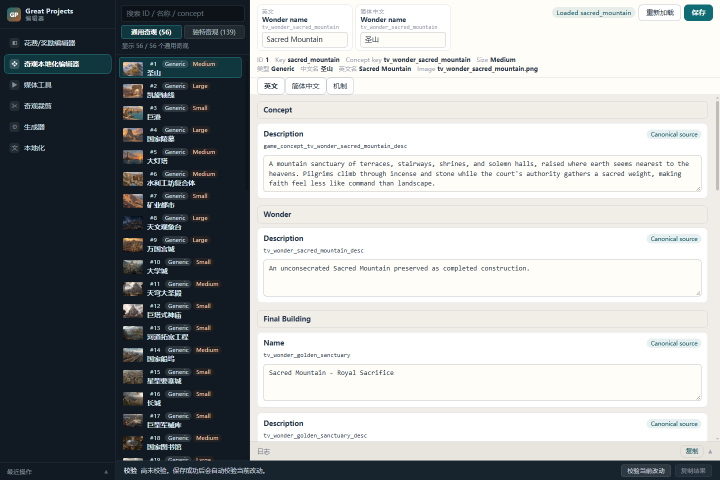
#> input picture docs/archive/repository_split/split_validation/gp-editor-1440.png, 1440 x 960 px (shown at 1/2 size)
$ python -i render_update_2026_11.py   (imports and definitions only)
#> lines starting #> are read from the running program, lines starting #| are printed output that depends on the picture
#> further down, picture is the input picture: PIL image 1440x960 RGB; mean R, G, B 164.3, 167.3, 168.1
#> in card, `out = Image.new("RGBA", (img.width + pad * 2, img.height + pad * 2), (..`: out: PIL image 1520x1040 RGBA; every value is 0
#!/usr/bin/env python3
# -*- coding: utf-8 -*-
"""伟大工程 · 1.4 更新视频 —— 暖纸编辑风 · 逐帧动画渲染器（v3）。

内容依据 docs/video/2026-11_update/ 的分镜与口播稿。
输出三条轨：纯内容（1920x1080 / 30fps / 无音轨）、字幕（SRT）、合成。

v3 相对 v2 的改动：
  * 视觉：去掉灰色页眉条，改成暖纸底 + 细金线 + 衬线标题的编辑版式；
    页脚有细进度条与页码，全片像一本会翻页的册子。
  * 动画：v2 每镜头只组合一帧复用；v3 逐帧重绘，用「淡入上浮 / 描线 /
    扫高亮 / 数字滚动 / 曲线生长」这类示意性动作说明内容，不动图片素材本身
    （图片只做淡入与极小的位移，不做滤镜、不做裁块放大）。
  * 转场：镜头之间 8 帧交叉溶解，页眉不动、内容变化，切换不生硬。
  * 时长微调：T00/S01/S04/S06/S07/S10/S11/S13/S14 各调 ±1s 给动画留落点，
    总长仍为 123s，字幕时间轴由同一张表派生。

用法：
    python3 render_update_2026_11.py --probe        # 每镜头抽三帧静帧供检查
    python3 render_update_2026_11.py --render       # 出片
    python3 render_update_2026_11.py --render --fresh
"""
from __future__ import annotations

import argparse
import json
import math
import subprocess
from pathlib import Path

import numpy as np
from PIL import Image, ImageDraw, ImageFilter, ImageFont

# ---------------------------------------------------------------- 基本参数
W, H, FPS = 1920, 1080, 30

REPO = Path(__file__).resolve().parents[2]
VIDEO_DIR = REPO / "docs" / "video" / "2026-11_update"
BUILD = VIDEO_DIR / "build"
OUT = VIDEO_DIR / "out"

_FONT_DIR = "/usr/share/fonts/opentype/noto"
FONT_R = f"{_FONT_DIR}/NotoSansCJK-Regular.ttc"
FONT_B = f"{_FONT_DIR}/NotoSansCJK-Bold.ttc"
SERIF_R = f"{_FONT_DIR}/NotoSerifCJK-Regular.ttc"
SERIF_B = f"{_FONT_DIR}/NotoSerifCJK-Bold.ttc"
SC = 2  # .ttc 内的简体中文字面

# ---- 暖纸编辑风配色 ----
PAPER = (246, 242, 233)
CARD = (252, 250, 245)
INK = (26, 24, 22)
MUTED = (124, 116, 104)
FAINT = (168, 160, 148)
RED = (176, 40, 32)
GOLD = (166, 130, 62)
HAIR = (221, 212, 196)
BLUE = (44, 84, 140)
DARK = (32, 30, 28)

# ---- 统一版式常量：所有页面共用，改这里就等于改全片 ----
HEADER_H = 152          # 页眉高度（细线落在这里）
TOPBAR_BOTTOM = HEADER_H + 46
MARGIN = 96             # 左右页边距
CONTENT_W = W - 2 * MARGIN            # 1728
CONTENT_BOTTOM = H - 132
AVAIL_H = CONTENT_BOTTOM - TOPBAR_BOTTOM   # 750

NOTE_W = 486            # 右侧说明栏宽度
NOTE_GAP = 76
IMG_W = CONTENT_W - NOTE_W - NOTE_GAP  # 1166

XFADE = 8               # 转场交叉溶解帧数

_font_cache: dict[tuple, ImageFont.FreeTypeFont] = {}


def _ttf(path: str, size: int) -> ImageFont.FreeTypeFont:
    return ImageFont.truetype(path, size, index=SC)


# [19 lines left out: functions font, serif, asset, not called in this run]


def load(rel: str) -> Image.Image:
    return Image.open(asset(rel)).convert("RGB")


# ---------------------------------------------------------------- 基础工具
def clamp(x: float, lo: float = 0.0, hi: float = 1.0) -> float:
    return lo if x < lo else hi if x > hi else x


def ease(t: float) -> float:
    t = clamp(t)
    return t * t * (3 - 2 * t)


def ease_out(t: float) -> float:
    t = clamp(t)
    return 1 - (1 - t) ** 3


# [5 lines left out: function prog, not called in this run]


def lerp(c1, c2, a: float):
    a = clamp(a)
    return tuple(int(round(c1[i] + (c2[i] - c1[i]) * a)) for i in range(3))


# [5 lines left out: function contain, not called in this run]


_SHADOW_CACHE: dict[tuple, Image.Image] = {}


def soft_shadow(w: int, h: int, blur: int = 18, alpha: int = 46) -> Image.Image:
    """同一尺寸的投影只算一次（高斯模糊很贵）。"""
#> called with w = 1440, h = 960, blur = 18, alpha = 46
    key = (w, h, blur, alpha)
    if key not in _SHADOW_CACHE:
        pad = blur * 2
        sh = Image.new("RGBA", (w + pad * 2, h + pad * 2), (0, 0, 0, 0))
#> sh: PIL image 1512x1032 RGBA; every value is 0
        ImageDraw.Draw(sh).rectangle((pad, pad + 6, pad + w, pad + h + 6),
                                     fill=(0, 0, 0, alpha))
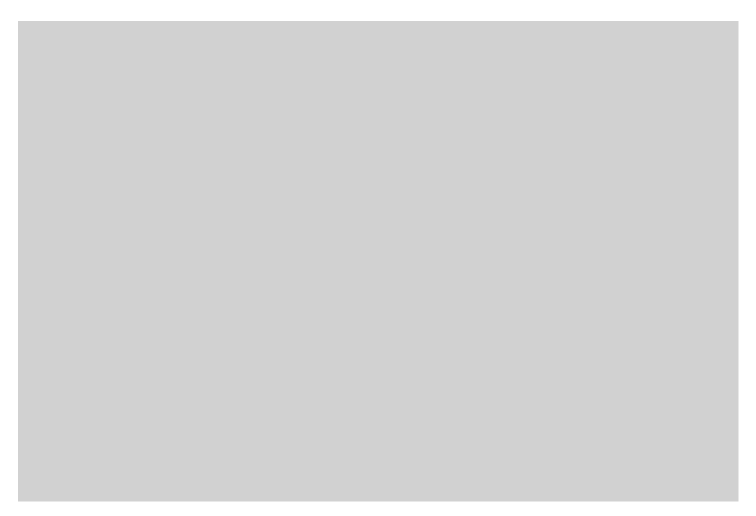
#> sh: PIL image 1512x1032 RGBA (shown at 1/2 size); mean R, G, B, A 0, 0, 0, 40.8; transparent parts drawn white
        _SHADOW_CACHE[key] = sh.filter(ImageFilter.GaussianBlur(blur))
    return _SHADOW_CACHE[key]


def card(img: Image.Image, *, border=True, shadow=True) -> Image.Image:
    """把一张图包成“压在纸上的照片”：投影 + 发丝边，返回带透明留白的 RGBA 块。

    块必须是透明的：相邻的块、后画的文字都可能落在留白里，填纸色会盖掉它们。
    这里只缓存投影；图像内容每帧都不同，缓存整块会把动画冻在第一帧。
    """
    pad = CARD_PAD
    out = Image.new("RGBA", (img.width + pad * 2, img.height + pad * 2), (0, 0, 0, 0))
    if shadow:
        sh = soft_shadow(img.width, img.height)
        out.alpha_composite(sh, (pad - sh.width // 2 + img.width // 2,
                                 pad - sh.height // 2 + img.height // 2))
    out.paste(img.convert("RGB"), (pad, pad))
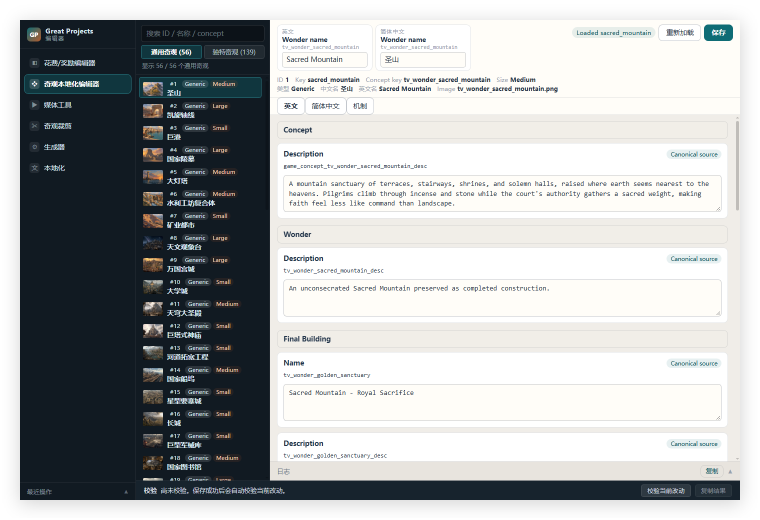
#> out: PIL image 1520x1040 RGBA (shown at 1/2 size); mean R, G, B, A 143.7, 146.3, 147, 224.1; transparent parts drawn white
    if border:
        ImageDraw.Draw(out).rectangle((pad, pad, pad + img.width - 1, pad + img.height - 1),
                                      outline=HAIR + (255,), width=1)
    return out


CARD_PAD = 40


# [148 lines left out: functions paste_card, _fade_rgba, tracked, wrap, line_at, arrow and 5 more, not called in this run]


# ---------------------------------------------------------------- 纸张与页眉
_PAPER: Image.Image | None = None


# [14 lines left out: function paper, not called in this run]


_ICON: Image.Image | None = None


# [29 lines left out: functions icon, header, not called in this run]


def page(tag: str, title: str) -> Image.Image:
    return header(paper(), tag, title)


# [85 lines left out: functions footer, _notes_plan, side_notes, caption, big_line, not called in this run]


# ---------------------------------------------------------------- 音轨与时间轴
# v4：音轨由 assets/1030-movie/音频 1_2.wav 做后处理后得到（见 build_audio_chain()），
# 长 126.175s。下面所有时间点都来自该音轨的**词级时间戳**，不是估算。
AUDIO_SRC = "assets/1030-movie/音频 1_2.wav"
AUDIO_WAV = OUT / "great_projects_1.4_audio.wav"
AUDIO_DUR = 126.175

# 降噪链：高通去低频轰鸣 → afftdn 自适应降噪 → anlmdn 抹残余宽带嘶声
# → 320Hz 减一点箱音、3kHz 提一点清晰度 → de-esser 压齿音
# → 轻压缩收动态 → EBU R128 归一到 -16 LUFS → 限幅。
# [12 lines left out: function build_audio_chain, not called in this run]


# ---- 镜头边界：全部落在语音段落的静音处（帧号，30fps） ----
# 顺序与画面内容不变，只调切换点，让每一页盖住它对应的那段口播。
SCENE_FRAMES = [
    ("T00", 195),   # 0.00   片头 · 大家好 / 更到 1.4 了
    ("S01", 315),   # 6.50   评论区点名要的 + 三件事
    ("S02", 276),   # 17.00  界面：旧版铺满
    ("S04", 393),   # 26.20  界面：新版按钮 / 面板 / 悬停
    ("S05", 195),   # 39.30  原画：凭空生成、不够精细
    ("S06", 277),   # 45.80  原画：真实素材 → 油画卡通
    ("S07", 263),   # 55.03  五座新工程
    ("S08", 180),   # 63.80  机制：移民吸引力 2 → 1
    ("S09", 283),   # 69.80  扩建自选 / 朴素落成 / 重选
    ("S10", 228),   # 79.23  八步抉择删掉
    ("S11", 286),   # 86.83  倾向由仪式决定
    ("S12", 225),   # 96.37  落成后能换 / 淡忘
    ("S13", 452),   # 103.87 AI 自己会建奇观
    ("S14", 217),   # 118.93 结尾
]
SCENE_DUR = [(s, round(n / FPS, 4)) for s, n in SCENE_FRAMES]
TOTAL = sum(n for _, n in SCENE_FRAMES) / FPS   # 精确值，避免取整后断言不过
START: dict[str, float] = {}
_t = 0.0
# [3 lines not run here, left out]

# ---- 字幕：时间取自词级时间戳，文本按语义校正后人工定稿 ----
# (start, end, text)。end 已留 0.15s 左右余量，避免字幕贴脸切换。
SUBTITLES = [
    (1.12, 2.70, "各位观众朋友们，大家好。"),
    (3.14, 6.45, "我们伟大工程模组，也是更到 1.4 了。"),
    (6.80, 7.95, "这次更新，"),
    (8.04, 11.10, "主要就是把评论区点名要的做了一下。"),
    (11.90, 15.45, "主要就是界面、原画和机制三个方面。"),
    (17.00, 18.05, "先说界面吧。"),
    (18.54, 21.30, "以前呢，这个是展开的。"),
    (21.48, 24.95, "每个奇观的条件、修正什么的，都是铺满的。"),
    (25.02, 26.18, "这个其实不是很好看。"),
    (26.22, 28.32, "现在是改成一个按钮。"),
    (28.36, 29.75, "你点一下，"),
    (30.98, 33.18, "就可以切换右边是否显示具体的面板。"),
    (33.24, 36.70, "那你要看效果，就停在等级和仪式名上，"),
    (36.78, 38.85, "就只展开对应奇观的版本。"),
    (39.32, 41.18, "第二件是原画。"),
    (41.24, 43.42, "就那一批是凭空生成的，"),
    (43.46, 45.74, "这 AI 画得不够精细。"),
    (45.78, 46.95, "现在这一批，"),
    (47.06, 49.20, "每一张都是从一张真实素材开始的。"),
    (49.32, 52.45, "然后把它的风格"),
    (52.92, 54.32, "改成油画卡通的风格。"),
    (55.04, 57.20, "这一版新增了五座伟大工程。"),
    (57.30, 58.98, "有的是通用的，"),
    (59.12, 62.66, "剩下四个是独特的。"),
    (63.78, 65.26, "第三件是机制方面。"),
    (65.38, 68.02, "那移民吸引力也是从二改成一了。"),
    (68.08, 69.62, "以前那个有点太夸张。"),
    (69.78, 73.66, "那扩建现在也是仪式可以自己挑了，"),
    (74.24, 75.80, "所以还加了一个朴素落成，"),
    (75.84, 77.40, "可以不用等时间，直接完成。"),
    (77.54, 78.54, "扩建完了也可以重选。"),
    (79.22, 82.10, "那仪式以前那个八步的"),
    (82.14, 83.44, "抉择也删掉了，"),
    (83.46, 85.05, "因为这个没有什么意思。"),
    (85.18, 86.20, "很多人也抱怨。"),
    (86.82, 89.94, "最后就是倾向，改成由仪式决定了。"),
    (90.00, 93.08, "选每个风格，国家的价值观就往那边倾向。"),
    (93.16, 95.70, "不想选也可以选朴素，也可以省时间。"),
    (96.34, 99.16, "最后呢，已经落成的仪式也可以随时更换。"),
    (99.82, 102.14, "但是呢，如果你一个既有的仪式，"),
    (102.18, 103.40, "一百年是会被淡忘的。"),
    (103.84, 104.75, "最后就是 AI。"),
    (104.86, 107.62, "这一版给 AI 补上了自己建奇观的逻辑。"),
    (107.66, 109.92, "一局五百多年，"),
    (110.44, 114.14, "AI 世界里的奇观从 66 座变成了 257 座。"),
    (114.62, 116.45, "那么进攻 AI、夺取奇观，"),
    (116.48, 118.90, "也真正成为了一种策略。"),
    (118.92, 121.52, "模组已经在创意工坊更新了。"),
    (121.54, 125.70, "大家有什么问题，欢迎留言，也欢迎加群来告诉我。"),
]

# 分镜头：一个场景一个镜头，时长与 SCENE_FRAMES 一致。
SHOT_PLAN = [(s, n / FPS, s) for s, n in SCENE_FRAMES]

_CUT_FRAME: list[int] = []
_f = 0
# [3 lines not run here, left out]


# [51 lines left out: functions _snap, build_subs, _check_subs, ts, write_srt, not called in this run]


# ---------------------------------------------------------------- 镜头表
SHOTS: list[dict] = []
_BASE: dict[str, Image.Image] = {}


# [5 lines left out: function base, not called in this run]


def shot(sid: str, dur: float, scene: str | None, fn):
    SHOTS.append({"id": sid, "dur": dur, "scene": scene, "fn": fn,
                  "frames": int(round(dur * FPS))})


def _g(sid: str, t: float) -> float:
    """全局进度 0..1，用于页脚进度条。"""
    return clamp((START[sid] + t) / TOTAL)


# --- T00 片头 -------------------------------------------------------------
# [37 lines left out: function t00, not called in this run]


# --- S01 开场 + 三件事 ----------------------------------------------------
S01_ROWS = [("01", "界面", "点开才挂出，一座一行", RED),
            ("02", "原画", "一百九十多张，全部重绘", GOLD),
            ("03", "机制", "扩建自选、仪式重做、AI 主动建", BLUE)]


# [47 lines left out: functions _s01_base, s01, not called in this run]


# --- S02 界面：旧版 -------------------------------------------------------
LOC = "docs/marketing/assets/location_zh.jpg"
LOC_BOX = (845, 645, 1200, 745)   # 国家修正 / 本地修正 两列（原图坐标）


# [26 lines left out: functions _s02_base, s02, not called in this run]


# --- S04 界面：新版 -------------------------------------------------------
C01 = "assets/1030-movie/C01.png"
C02 = "assets/1030-movie/C02.png"
C03 = "assets/1030-movie/C03.png"
C04 = "assets/1030-movie/C04.png"
C05 = "assets/1030-movie/C05.png"

PNL = (568, 288, 987, 772)      # 面板整体（原图坐标 1920x1080）
ROW = (568, 292, 987, 450)      # 托普卡帕宫那一行


# [38 lines left out: functions _s04_base, s04, not called in this run]


# --- S05 原画：旧版 -------------------------------------------------------
PISA_OLD = "assets/historical/review/original_ai/tv_wonder_unique_leaning_tower_of_pisa.png"


# [29 lines left out: functions _s05_base, s05, not called in this run]


# --- S06 原画：素材 → 成品 ------------------------------------------------
PISA_PHOTO = "assets/historical/比萨斜塔.jpg"
PISA_NEW = "assets/historical/processed/比萨斜塔_ai_cartoon.png"


# [55 lines left out: functions _s06_base, s06, not called in this run]


# --- S07 五座新工程 -------------------------------------------------------
NEW_WONDERS = [
    ("assets/generated_wonders/tv_wonder_grand_garden_complex.png", "园林群", "通用原型"),
    ("assets/generated_wonders/tv_wonder_unique_amber_room.png", "琥珀宫", "独特奇观"),
    ("assets/generated_wonders/tv_wonder_unique_parthenon.png", "帕特农神庙", "独特奇观"),
    ("assets/generated_wonders/tv_wonder_unique_bangkok_grand_palace.png", "曼谷大皇宫", "独特奇观"),
    ("assets/generated_wonders/tv_wonder_unique_wat_arun.png", "郑王庙", "独特奇观"),
]
GAP7, CELLW7, CELLH7 = 52, 512, 268


def _s07_base():
    return page("机制 · MECHANICS", "新增五座伟大工程")


# [77 lines left out: functions s07, _s08_base, s08, not called in this run]


# --- S09 扩建自选 ---------------------------------------------------------
CER = "ai_gui_assessment/images/engineering/simp_chinese/ceremony-ready.png"
CER_BOX = (28, 495, 542, 942)        # 四行风格 + 风味文本
CER_ROWS = [(574, 650), (656, 732), (742, 818), (822, 878)]


def _crop(rel: str, box) -> Image.Image:
    return load(rel).crop(box)


# [38 lines left out: functions _s09_base, s09, not called in this run]


# --- S10 仪式一次确认 -----------------------------------------------------
RITUAL = "ai_gui_assessment/images/engineering/engineering_ceremony-stages.png"
RITUAL_BOX = (28, 660, 542, 1215)


# [95 lines left out: functions _s10_base, s10, _s11_base, s11, not called in this run]


# --- S12 重仪式化 / 淡忘 --------------------------------------------------
FIN = "ai_gui_assessment/images/engineering/simp_chinese/finalized.png"
RER = "ai_gui_assessment/images/engineering/simp_chinese/reritual-ready.png"


def _s12_base():
    return page("机制 · MECHANICS", "落成之后也能换")


# [50 lines left out: functions s12, _ai_series, not called in this run]


def _s13_base():
    im = page("机制 · MECHANICS", "AI 自己会建奇观")
    return im


CW, CH = 1166, 700
_PL, _PR, _PT, _PB = 108, CW - 62, 196, 556
_YMAX = 280


# [96 lines left out: functions _chart_static, _chart, not called in this run]


def _s13_layout():
    return _chart(AI.rows, 0.0)


# [15 lines left out: function s13, not called in this run]


# --- S14 结尾 -------------------------------------------------------------
def _s14_base():
    return page("尾声 · OUTRO", "伟大工程 · 1.4 更新")


# [35 lines left out: function s14, not called in this run]


# ---------------------------------------------------------------- 预计算
class _NS:
    """镜头素材的挂载点。"""


AI = _NS()          # 注意：不要用 sXX 这类名字，会和同名镜头函数撞车


# [41 lines left out: functions prepare, build_shotlist, _ffmpeg_writer, encode_segment, not called in this run]


def _last_frame(sh) -> Image.Image:
    im = sh["fn"](max(0.0, sh["dur"] - 1.0 / FPS), sh["dur"])
    return im.convert("RGB")


# [151 lines left out: functions cmd_probe, _probe_ok, build_audio, cmd_render, not called in this run]


def _render_one(i: int, path: str, prev):
    encode_segment(SHOTS[i], Path(path), prev)
    return i


# [14 lines left out: function main, not called in this run]


# [2 lines not run here, left out]

>>> from PIL import Image
>>> picture = Image.open('../../docs/archive/repository_split/split_validation/gp-editor-1440.png')
>>> result = card(picture)

$ run again, on docs/design/Wonder_Gameplay_State_Ritual.png
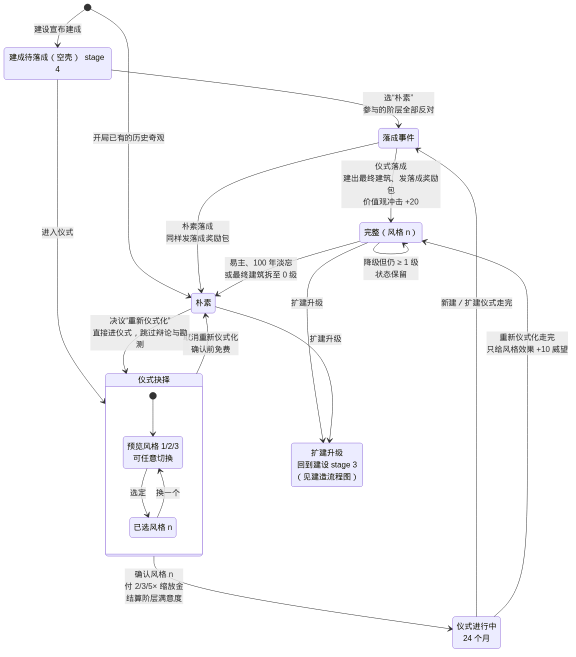
#> input picture docs/design/Wonder_Gameplay_State_Ritual.png, 1152 x 1313 px (shown at 1/2 size)
#> picture is the input picture: PIL image 1152x1313 RGB; mean R, G, B 249.5, 249.4, 250.3
#> in soft_shadow, `ImageDraw.Draw(sh).rectangle((pad, pad + 6, pad + w, pad + h + 6), fil..`:
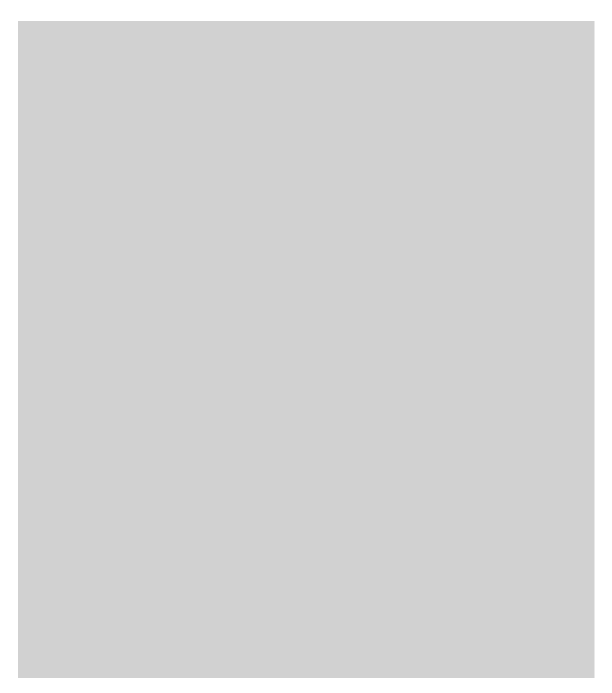
#> sh: PIL image 1224x1385 RGBA (shown at 1/2 size); mean R, G, B, A 0, 0, 0, 41.1; transparent parts drawn white
#> in card, `out.paste(img.convert("RGB"), (pad, pad))`:
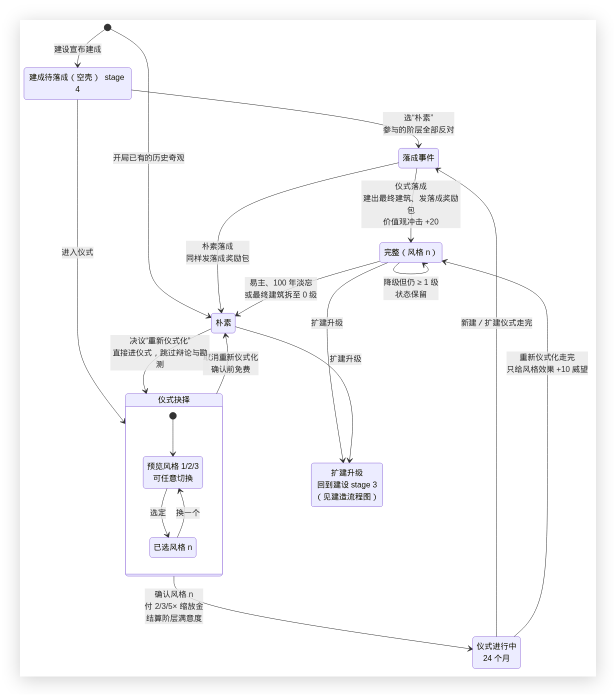
#> out: PIL image 1232x1393 RGBA (shown at 1/2 size); mean R, G, B, A 219.9, 219.8, 220.6, 225.8; transparent parts drawn white
